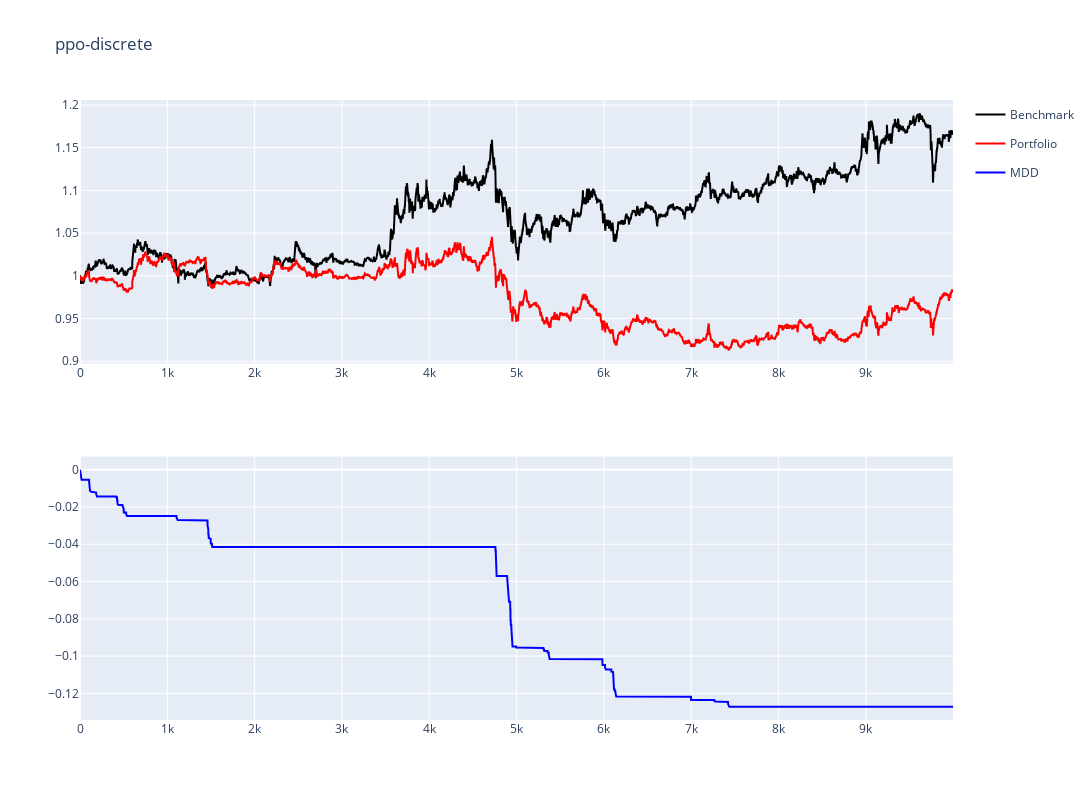

Notebook code cell kept with this figure:
### Code cell
# res = evaluate('../data/btc23clean.csv', 'btc23')
evaluate(f'../data/{dataset_test}-long.csv', dataset_test)

### Figure 1 — Plotly figure (JSON) as saved in the notebook; plotly's stock layout.template omitted (floating-point values rounded to 4 significant figures; data arrays with more than 128 entries replaced by an {"elided": "..."} marker saying what was removed)
{"data": [{"legendgroup": "1", "marker": {"color": "black", "size": 42}, "name": "Benchmark", "type": "scatter", "x": {"elided": "9998 int values"}, "xaxis": "x", "y": {"elided": "9998 float values"}, "yaxis": "y"}, {"marker": {"color": "red", "size": 42}, "name": "Portfolio", "type": "scatter", "x": {"elided": "9998 int values"}, "xaxis": "x", "y": {"elided": "9998 float values"}, "yaxis": "y"}, {"marker": {"color": "blue", "size": 42}, "name": "MDD", "type": "scatter", "x": {"elided": "9998 int values"}, "xaxis": "x2", "y": {"elided": "9998 float values"}, "yaxis": "y2"}], "layout": {"autosize": false, "height": 800, "title": {"text": "ppo-discrete"}, "width": 1300, "xaxis": {"anchor": "y", "domain": [0, 1]}, "xaxis2": {"anchor": "y2", "domain": [0, 1]}, "yaxis": {"anchor": "x", "domain": [0.575, 1]}, "yaxis2": {"anchor": "x2", "domain": [0, 0.425]}}}
